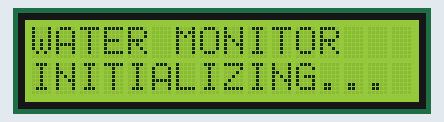
This sketch was run on a simulated Arduino Uno, built with avr-gcc and run on an emulated ATmega328P. On the bench: 16×2 character LCD.

Above: at 0.1 s.
At 2.2 s:
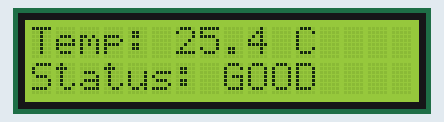

The sketch:

lcd_testor.ino
```cpp
#include <Wire.h>
#include <LiquidCrystal_I2C.h>

// Set the LCD address to 0x27 for a 16 chars and 2 line display
// If 0x27 doesn't work, try 0x3F
LiquidCrystal_I2C lcd(0x27, 16, 2);

void setup() {
  lcd.init();
  lcd.backlight();

  lcd.setCursor(0, 0);
  lcd.print("WATER MONITOR");
  lcd.setCursor(0, 1);
  lcd.print("INITIALIZING...");

  delay(2000);
}

void loop() {
  lcd.clear();
  lcd.setCursor(0, 0);
  lcd.print("Temp: 25.4 C"); // Placeholder
  lcd.setCursor(0, 1);
  lcd.print("Status: GOOD"); // Placeholder
  delay(5000);
}
```
